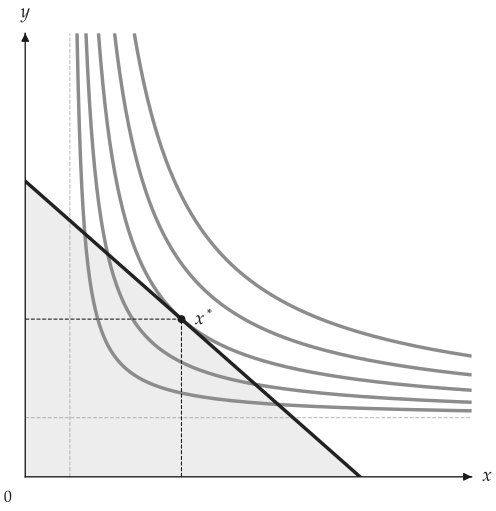

Reproduce this figure in Python.
from utility_viz import Canvas, Config, levels, solve
from utility_viz.models import StoneGeary

Config.load("manual.toml").use()  # the settings behind this manual's figures

model = StoneGeary(alpha=0.5, beta=0.5, bar_x=2.0, bar_y=2.0)
eq = solve(model, px=2.0, py=3.0, income=30.0)

cvs = Canvas(x_max=20, y_max=15, x_label="$x$", y_label="$y$")
cvs.add_utility(model, levels=levels.around(eq.utility, n=5))
cvs.add_budget(2.0, 3.0, 30.0, fill=True)
cvs.add_equilibrium(eq)
cvs.save("stone_geary.png")
